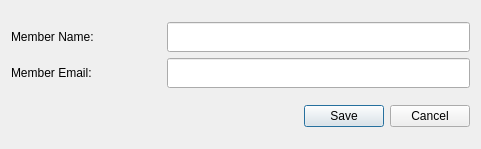
<?xml version="1.0" encoding="UTF-8"?>
<ui version="4.0">
 <class>Dialog</class>
 <widget class="QDialog" name="Dialog">
  <property name="geometry">
   <rect>
    <x>0</x>
    <y>0</y>
    <width>481</width>
    <height>149</height>
   </rect>
  </property>
  <property name="windowTitle">
   <string>Member Editor</string>
  </property>
  <property name="windowIcon">
   <iconset>
    <normaloff>icon.png</normaloff>icon.png</iconset>
  </property>
  <layout class="QHBoxLayout" name="horizontalLayout_3">
   <item>
    <layout class="QVBoxLayout" name="verticalLayout_2">
     <item>
      <layout class="QVBoxLayout" name="verticalLayout">
       <item>
        <layout class="QHBoxLayout" name="horizontalLayout">
         <item>
          <widget class="QLabel" name="label">
           <property name="minimumSize">
            <size>
             <width>150</width>
             <height>30</height>
            </size>
           </property>
           <property name="text">
            <string>Member Name:</string>
           </property>
          </widget>
         </item>
         <item>
          <widget class="QLineEdit" name="member_name_lineedit">
           <property name="minimumSize">
            <size>
             <width>300</width>
             <height>30</height>
            </size>
           </property>
          </widget>
         </item>
        </layout>
       </item>
       <item>
        <layout class="QHBoxLayout" name="horizontalLayout_2">
         <item>
          <widget class="QLabel" name="label_2">
           <property name="minimumSize">
            <size>
             <width>150</width>
             <height>30</height>
            </size>
           </property>
           <property name="text">
            <string>Member Email:</string>
           </property>
          </widget>
         </item>
         <item>
          <widget class="QLineEdit" name="member_email_lineedit">
           <property name="minimumSize">
            <size>
             <width>300</width>
             <height>30</height>
            </size>
           </property>
          </widget>
         </item>
        </layout>
       </item>
      </layout>
     </item>
     <item>
      <widget class="QDialogButtonBox" name="buttons">
       <property name="orientation">
        <enum>Qt::Horizontal</enum>
       </property>
       <property name="standardButtons">
        <set>QDialogButtonBox::Cancel|QDialogButtonBox::Save</set>
       </property>
       <property name="centerButtons">
        <bool>false</bool>
       </property>
      </widget>
     </item>
    </layout>
   </item>
  </layout>
 </widget>
 <resources/>
 <connections>
  <connection>
   <sender>buttons</sender>
   <signal>rejected()</signal>
   <receiver>Dialog</receiver>
   <slot>reject()</slot>
   <hints>
    <hint type="sourcelabel">
     <x>316</x>
     <y>260</y>
    </hint>
    <hint type="destinationlabel">
     <x>286</x>
     <y>274</y>
    </hint>
   </hints>
  </connection>
  <connection>
   <sender>buttons</sender>
   <signal>accepted()</signal>
   <receiver>Dialog</receiver>
   <slot>accept()</slot>
   <hints>
    <hint type="sourcelabel">
     <x>248</x>
     <y>254</y>
    </hint>
    <hint type="destinationlabel">
     <x>157</x>
     <y>274</y>
    </hint>
   </hints>
  </connection>
 </connections>
</ui>
